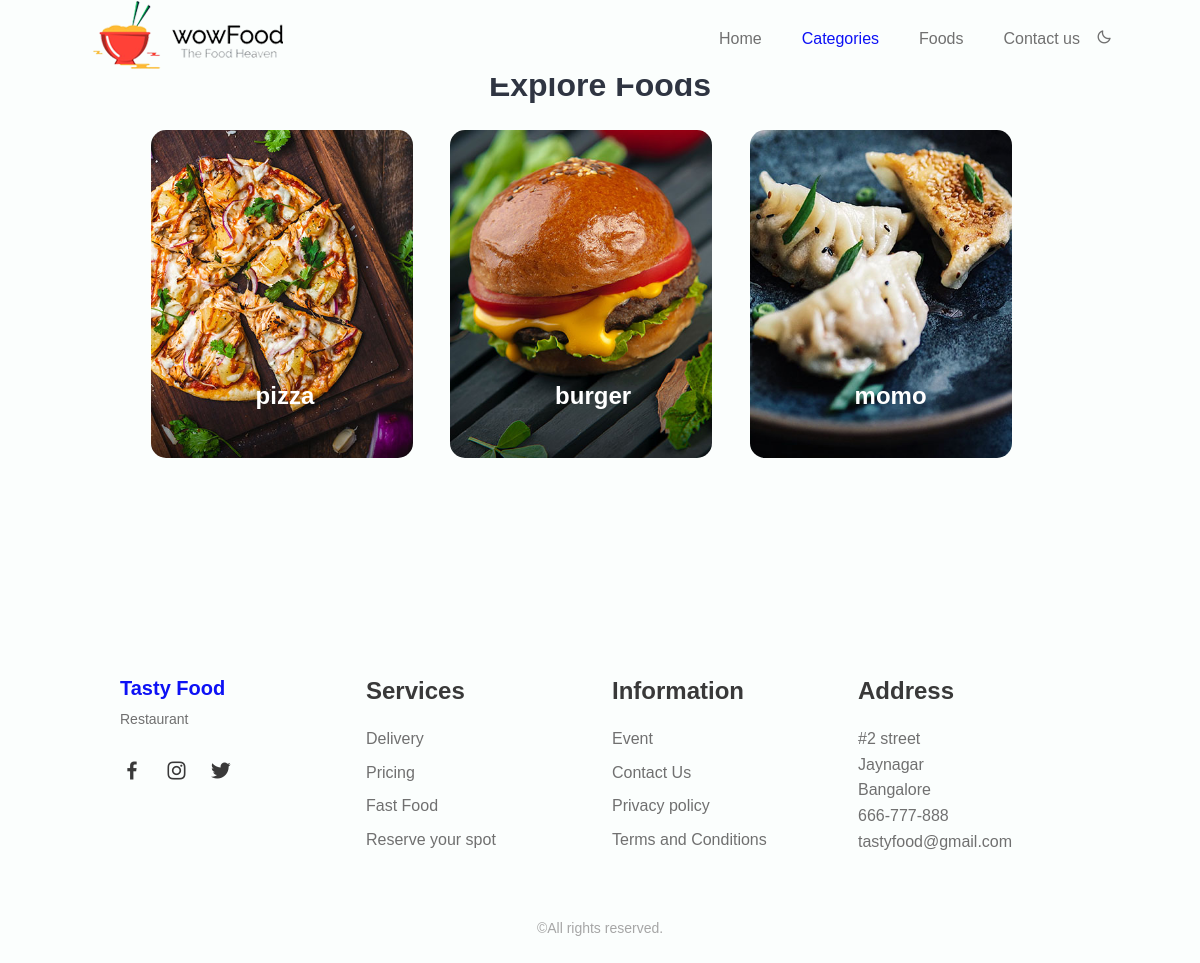
/categories.php, run on the app's committed database.
### tables this page shows
CREATE TABLE `tbl_category` (
  `id` int(10) UNSIGNED NOT NULL,
  `title` varchar(100) NOT NULL,
  `image_name` varchar(255) NOT NULL,
  `featured` varchar(10) NOT NULL,
  `active` varchar(10) NOT NULL
);

### categories.php (the view, shortened to what this page needs)
<?php
include('partials-front/menu.php');
?>
<header class="l-header" id="header">
        <nav class="nav bd-container">
            <a href="#" class="nav__logo">
            <img src="images/logo.png" alt="Restaurant Logo" class="img-responsive">
            </a>
            <div class="nav__menu " id="nav-menu">
                <ul class="nav__list">
                    <li class="nav__item"><a href="<?php echo SITEURL;?>" class="nav__link ">Home</a></li>
                    <li class="nav__item"><a href="<?php echo SITEURL; ?>categories.php" class="nav__link active-link">Categories</a></li>
                    <li class="nav__item"><a href="<?php echo SITEURL;?>foods.php" class="nav__link">Foods</a></li>
                    <li class="nav__item"><a href="<?php echo SITEURL;?>contact.php" class="nav__link">Contact us</a></li>
                    <li><i class='bx bx-moon change-theme' id="theme-button"></i></li>
                </ul>
            </div>
        </nav>
    </header>
    <section class="categories">
        <div class="container ">
            <h2 class="text-center">Explore Foods</h2>
            <?php
            $sql ="SELECT * FROM tbl_category WHERE active='Yes'";
            $res = mysqli_query($conn,$sql);
            $count = mysqli_num_rows($res);
            if ($count>0)
            {
                while ($row=mysqli_fetch_assoc($res))
                 {
                    $id = $row['id'];
                    $title = $row['title'];
                    $image_name = $row['image_name'];
                    ?>
                     <a href="<?php echo SITEURL;?>category-food.php?category_id=<?php echo $id;?>">
                      <div class="box-3 float-container">
                        <?php
                        if ($image_name=="")
                        {
                            echo "<div class='error'>Image not found </div>";
                         }
                         else
                         {
                            ?>
                            <img src="<?php  echo SITEURL;?>images/category/<?php  echo $image_name;?>" alt="Pizza" class="img-responsive img-curve">
                            <?php
                         }
                        ?>
                          <h3 class="float-text text-white"><?php echo $title;?></h3>
                    </div>
                  </a>
                    <?php
                }
            }
            else
            {
                echo "<div class='error'>Categories not found </div>";
            }
            ?>
        </div>
    </section>
<?php include('partials-front/footer.php'); ?>

### css/style.css (style rules this page uses)
* { margin: 0 0; padding: 0 0; font-family: Arial, Helvetica, sans-serif; }
.container { width: 80%; margin: 0 auto; padding: 1%; }
.img-responsive { width: 100%; }
.img-curve { border-radius: 15px; }
.text-center { text-align: center; }
.text-white { color: white; }
h2 { color: #2f3542; font-size: 2rem; margin-bottom: 2%; }
h3 { font-size: 1.5rem; }
.float-container { position: relative; }
.float-text { position: absolute; bottom: 50px; left: 40%; }
.categories { padding: 4% 0; }
.box-3 { width: 28%; float: left; margin: 2%; }
:root { --header-height: 3rem; --first-color: #0d11f5; --first-color-alt: #2f11d8; --title-color: #393939; --text-color: #707070; --text-color-light: #A6A6A6; --body-color: #FBFEFD; --container-color: #FFFFFF; --body-font: 'Poppins', sans-serif; --biggest-font-size: 2.25rem; --h1-font-size: 1.5rem; --h2-font-size: 1.25rem; --h3-font-size: 1rem; --normal-font-size: .938rem; --small-font-size: .813rem; --smaller-font-size: .75rem; --font-medium: 500; --font-semi-bold: 600; --mb-1: .5rem; --mb-2: 1rem; --mb-3: 1.5rem; --mb-4: 2rem; --mb-5: 2.5rem; --mb-6: 3rem; --z-tooltip: 10; --z-fixed: 100; }
@media screen and (min-width: 768px) { :root { --biggest-font-size: 4rem; --h1-font-size: 2.25rem; --h2-font-size: 1.5rem; --h3-font-size: 1.25rem; --normal-font-size: 1rem; --small-font-size: .875rem; --smaller-font-size: .813rem; } }
html { scroll-behavior: smooth; }
.change-theme { position: absolute; right: 1rem; top: 1.8rem; color: var(--text-color); font-size: 1rem; cursor: pointer; }
body { margin: var(--header-height) 0 0 0; font-family: var(--body-font); font-size: var(--normal-font-size); background-color: var(--body-color); color: var(--text-color); line-height: 1.6; }
h1, h2, h3, p, ul { margin: 0; }
ul { padding: 0; list-style: none; }
a { text-decoration: none; }
img { max-width: 100%; height: auto; }
.bd-container { max-width: 960px; width: calc(100% - 2rem); margin-left: var(--mb-2); margin-right: var(--mb-2); }
.l-header { width: 100%; position: fixed; top: 0; left: 0; z-index: var(--z-fixed); background-color: var(--body-color); }
.nav { max-width: 1024px; height: var(--header-height); display: flex; justify-content: space-between; align-items: center; }
.nav__item { margin-bottom: var(--mb-2); }
.nav__link, .nav__logo, .nav__toggle { color: var(--text-color); font-weight: var(--font-medium); }
.nav__link { transition: .3s; }
.active-link { color: var(--first-color); }
@media screen and (min-width:768px) { body { margin: 0; } }
@media screen and (min-width:768px) { .nav { height: calc(var(--header-height)+ 1.5rem); } }
@media screen and (min-width:768px) { .nav__list { display: flex; } }
@media screen and (min-width:768px) { .nav__item { margin-left: var(--mb-5); margin-bottom: 0; } }
@media screen and (min-width:768px) { .change-theme { position: initial; margin-left: var(--mb-2); } }
@media screen and (min-width:960px) { .bd-container { margin-left: auto; margin-right: auto; } }

### data on the page
tbl_category: image_name (picture), title "pizza"
tbl_category: image_name (picture), title "burger"
tbl_category: image_name (picture), title "momo"
